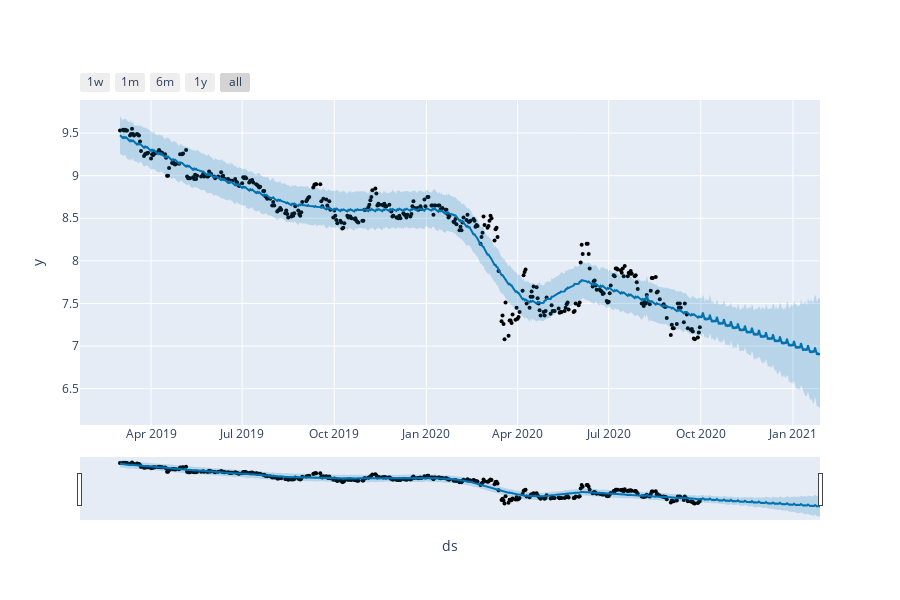

Notebook code for this chart:
### Code cell
from fbprophet.plot import plot_plotly, plot_components_plotly

plot_plotly(m, forecast)

### Figure 1 — Plotly figure (JSON) as saved in the notebook; plotly's stock layout.template omitted (floating-point values rounded to 4 significant figures; data arrays with more than 128 entries replaced by an {"elided": "..."} marker saying what was removed)
{"data": [{"marker": {"color": "black", "size": 4}, "mode": "markers", "name": "Actual", "type": "scatter", "x": {"elided": "391 str values"}, "y": {"elided": "391 float values"}}, {"hoverinfo": "skip", "line": {"width": 0}, "mode": "lines", "type": "scatter", "x": {"elided": "511 str values"}, "y": {"elided": "511 float values"}}, {"fill": "tonexty", "fillcolor": "rgba(0, 114, 178, 0.2)", "line": {"color": "#0072B2", "width": 2}, "mode": "lines", "name": "Predicted", "type": "scatter", "x": {"elided": "511 str values"}, "y": {"elided": "511 float values"}}, {"fill": "tonexty", "fillcolor": "rgba(0, 114, 178, 0.2)", "hoverinfo": "skip", "line": {"width": 0}, "mode": "lines", "type": "scatter", "x": {"elided": "511 str values"}, "y": {"elided": "511 float values"}}], "layout": {"height": 600, "showlegend": false, "width": 900, "xaxis": {"rangeselector": {"buttons": [{"count": 7, "label": "1w", "step": "day", "stepmode": "backward"}, {"count": 1, "label": "1m", "step": "month", "stepmode": "backward"}, {"count": 6, "label": "6m", "step": "month", "stepmode": "backward"}, {"count": 1, "label": "1y", "step": "year", "stepmode": "backward"}, {"step": "all"}]}, "rangeslider": {"visible": true}, "title": {"text": "ds"}, "type": "date"}, "yaxis": {"title": {"text": "y"}}}}
